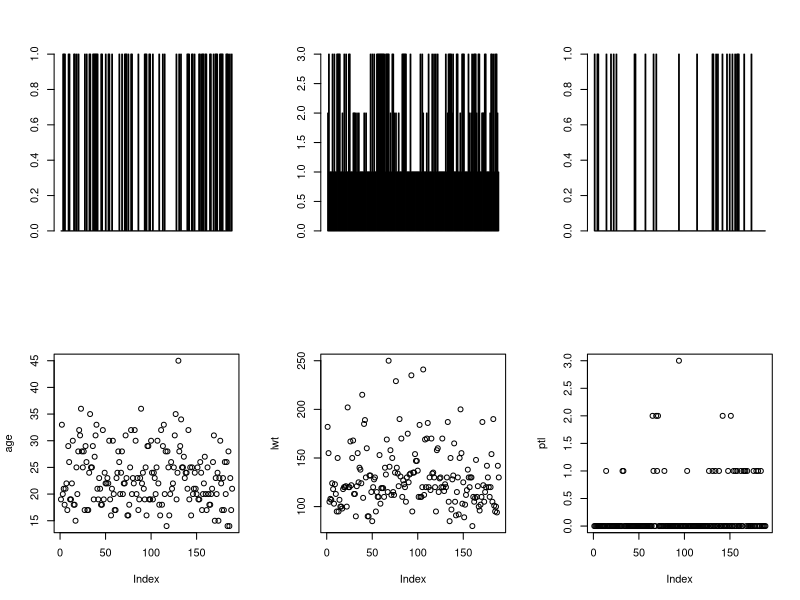
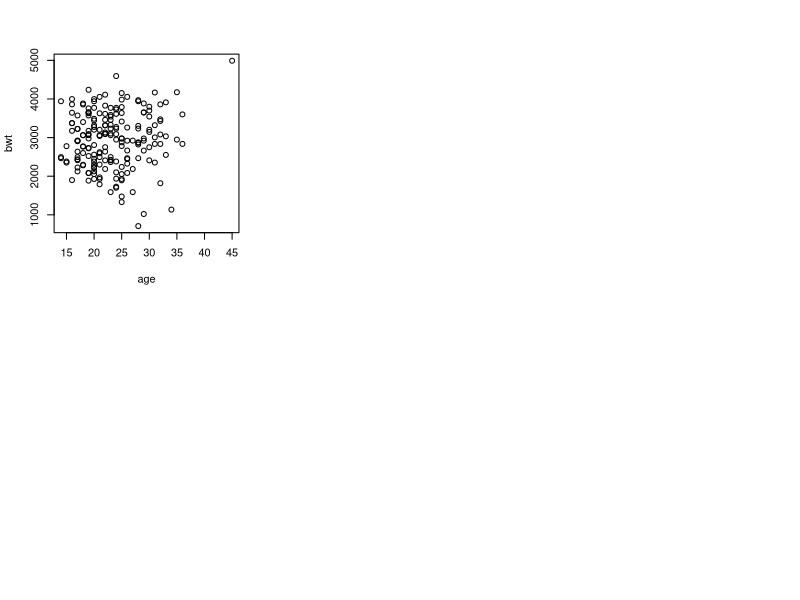

Here is the R script that generated these plots, in order: (Note: this script raises an error after producing the figures.)

# 1)Loading the package and dataset
library(MASS)
attach(birthwt)

# 2)analysing the dataset
View(birthwt)


# 3)Analysing qualitative variables
par(mfrow=c(2,3))
barplot(smoke)
barplot(race)
barplot(ui)

# 4)Analysing quantitative variables
plot(age)
plot(lwt)
plot(ptl)

# 5)Descriptive analysis
#age
mean(age)
sd(age)
var(age)
mode(age)
median(age)

#lwt
mean(lwt)
sd(lwt)
var(lwt)
mode(lwt)
median(lwt)

#ptl
mean(ptl)
sd(ptl)
var(ptl)
mode(ptl)
median(ptl)

# 6)Relation between age and bwt
plot(age,bwt)
cor(age~bwt)
fit<- lm(age~bwt)
summary(fit)

# 7)Set the seed

set.seed(17001994)


# 8) Create a new sample dataset

smoking<- birthwt[birthwt$smoke==1,]
y <- smoking[sample(nrow(smoking),25),]
y

non_smoking<- birthwt[birthwt$smoke==0,]
b <- non_smoking[sample(nrow(non_smoking),25),]
b

birthwt_sample <- rbind(y,b)
birthwt_sample


# 9)finding mean and standard deviation
m1 <- mean(birthwt_sample$bwt[birthwt_sample$smoke==0])
s1 <- sd(birthwt_sample$bwt[birthwt_sample$smoke==0])

m2 <- mean(birthwt_sample$bwt[birthwt_sample$smoke==1])
s2 <- sd(birthwt_sample$bwt[birthwt_sample$smoke==1])


# 10)analysing above data
n1 <- 25
n2 <- 25

sp <- sqrt(((n1-1)*s1^2 + (n2-1)*s2^2)/(n1+n2-2))
t <- (m1-m2)/(sp*sqrt((1/n1)+(1/n2)))
pt(t,n1+n2-2)

# 11)Simple Linear Regression model to predict the birth weight
attach(birthwt)
fit<-lm(bwt~lwt)
fit
summary(fit)